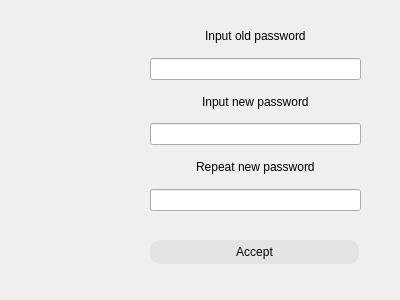
<?xml version="1.0" encoding="UTF-8"?>
<ui version="4.0">
 <class>ChangePasswordDialog</class>
 <widget class="QDialog" name="ChangePasswordDialog">
  <property name="geometry">
   <rect>
    <x>0</x>
    <y>0</y>
    <width>400</width>
    <height>300</height>
   </rect>
  </property>
  <property name="windowTitle">
   <string>Dialog</string>
  </property>
  <widget class="QWidget" name="verticalLayoutWidget">
   <property name="geometry">
    <rect>
     <x>150</x>
     <y>20</y>
     <width>211</width>
     <height>191</height>
    </rect>
   </property>
   <layout class="QVBoxLayout" name="verticalLayout">
    <item alignment="Qt::AlignHCenter">
     <widget class="QLabel" name="label">
      <property name="text">
       <string>Input old password</string>
      </property>
     </widget>
    </item>
    <item>
     <widget class="QLineEdit" name="oldPassword">
      <property name="echoMode">
       <enum>QLineEdit::Password</enum>
      </property>
     </widget>
    </item>
    <item alignment="Qt::AlignHCenter">
     <widget class="QLabel" name="label_2">
      <property name="text">
       <string>Input new password</string>
      </property>
     </widget>
    </item>
    <item>
     <widget class="QLineEdit" name="newPassword">
      <property name="echoMode">
       <enum>QLineEdit::Password</enum>
      </property>
     </widget>
    </item>
    <item alignment="Qt::AlignHCenter">
     <widget class="QLabel" name="label_3">
      <property name="text">
       <string>Repeat new password</string>
      </property>
     </widget>
    </item>
    <item>
     <widget class="QLineEdit" name="repeatPassword">
      <property name="echoMode">
       <enum>QLineEdit::Password</enum>
      </property>
     </widget>
    </item>
   </layout>
  </widget>
  <widget class="QLabel" name="IncorrectOldPassword">
   <property name="geometry">
    <rect>
     <x>200</x>
     <y>220</y>
     <width>37</width>
     <height>12</height>
    </rect>
   </property>
   <property name="text">
    <string/>
   </property>
  </widget>
  <widget class="QLabel" name="IncorrectNewPassword">
   <property name="geometry">
    <rect>
     <x>200</x>
     <y>220</y>
     <width>37</width>
     <height>12</height>
    </rect>
   </property>
   <property name="text">
    <string/>
   </property>
  </widget>
  <widget class="QPushButton" name="acceptButton">
   <property name="geometry">
    <rect>
     <x>150</x>
     <y>240</y>
     <width>209</width>
     <height>24</height>
    </rect>
   </property>
   <property name="styleSheet">
    <string notr="true">
background-color: rgb(227, 227, 227);
font: 16pt &quot;Oswald&quot;;
color: rgb(0, 0, 0);
border-radius: 10;</string>
   </property>
   <property name="text">
    <string>Accept</string>
   </property>
  </widget>
 </widget>
 <resources/>
 <connections/>
</ui>
